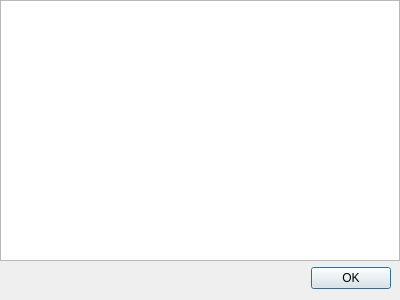
<?xml version="1.0" encoding="UTF-8"?>
<ui version="4.0">
 <class>cb_dialog</class>
 <widget class="QDialog" name="cb_dialog">
  <property name="geometry">
   <rect>
    <x>0</x>
    <y>0</y>
    <width>400</width>
    <height>300</height>
   </rect>
  </property>
  <property name="windowTitle">
   <string>Dialog</string>
  </property>
  <layout class="QVBoxLayout" name="verticalLayout">
   <property name="leftMargin">
    <number>0</number>
   </property>
   <property name="topMargin">
    <number>0</number>
   </property>
   <property name="rightMargin">
    <number>0</number>
   </property>
   <item>
    <widget class="QTextBrowser" name="tb_text"/>
   </item>
   <item>
    <layout class="QHBoxLayout" name="horizontalLayout">
     <item>
      <widget class="QDialogButtonBox" name="buttonBox">
       <property name="orientation">
        <enum>Qt::Horizontal</enum>
       </property>
       <property name="standardButtons">
        <set>QDialogButtonBox::Ok</set>
       </property>
      </widget>
     </item>
     <item>
      <spacer name="horizontalSpacer">
       <property name="orientation">
        <enum>Qt::Horizontal</enum>
       </property>
       <property name="sizeType">
        <enum>QSizePolicy::Fixed</enum>
       </property>
       <property name="sizeHint" stdset="0">
        <size>
         <width>9</width>
         <height>20</height>
        </size>
       </property>
      </spacer>
     </item>
    </layout>
   </item>
  </layout>
 </widget>
 <resources/>
 <connections>
  <connection>
   <sender>buttonBox</sender>
   <signal>accepted()</signal>
   <receiver>cb_dialog</receiver>
   <slot>accept()</slot>
   <hints>
    <hint type="sourcelabel">
     <x>248</x>
     <y>254</y>
    </hint>
    <hint type="destinationlabel">
     <x>157</x>
     <y>274</y>
    </hint>
   </hints>
  </connection>
  <connection>
   <sender>buttonBox</sender>
   <signal>rejected()</signal>
   <receiver>cb_dialog</receiver>
   <slot>reject()</slot>
   <hints>
    <hint type="sourcelabel">
     <x>316</x>
     <y>260</y>
    </hint>
    <hint type="destinationlabel">
     <x>286</x>
     <y>274</y>
    </hint>
   </hints>
  </connection>
 </connections>
</ui>
